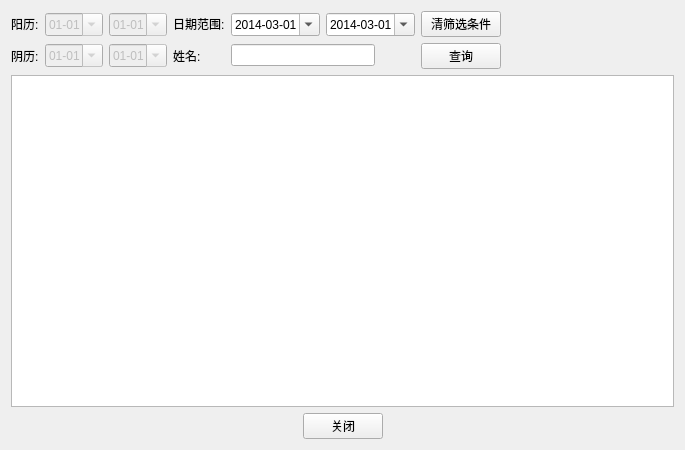
<?xml version="1.0" encoding="UTF-8"?>
<ui version="4.0">
 <class>ElderBirthday</class>
 <widget class="QWidget" name="ElderBirthday">
  <property name="geometry">
   <rect>
    <x>0</x>
    <y>0</y>
    <width>685</width>
    <height>450</height>
   </rect>
  </property>
  <property name="windowTitle">
   <string>Form</string>
  </property>
  <layout class="QGridLayout" name="gridLayout">
   <item row="0" column="0">
    <layout class="QVBoxLayout" name="verticalLayout_7">
     <item>
      <layout class="QHBoxLayout" name="horizontalLayout_4">
       <item>
        <layout class="QVBoxLayout" name="verticalLayout">
         <item>
          <widget class="QLabel" name="label_3">
           <property name="text">
            <string>阳历:</string>
           </property>
          </widget>
         </item>
         <item>
          <widget class="QLabel" name="label_4">
           <property name="text">
            <string>阴历:</string>
           </property>
          </widget>
         </item>
        </layout>
       </item>
       <item>
        <layout class="QVBoxLayout" name="verticalLayout_2">
         <item>
          <widget class="QDateEdit" name="dateEdit_solarStart">
           <property name="enabled">
            <bool>false</bool>
           </property>
           <property name="displayFormat">
            <string>MM-dd</string>
           </property>
           <property name="calendarPopup">
            <bool>true</bool>
           </property>
          </widget>
         </item>
         <item>
          <widget class="QDateEdit" name="dateEdit_lunarStart">
           <property name="enabled">
            <bool>false</bool>
           </property>
           <property name="displayFormat">
            <string>MM-dd</string>
           </property>
           <property name="calendarPopup">
            <bool>true</bool>
           </property>
          </widget>
         </item>
        </layout>
       </item>
       <item>
        <layout class="QVBoxLayout" name="verticalLayout_3">
         <item>
          <widget class="QDateEdit" name="dateEdit_solarEnd">
           <property name="enabled">
            <bool>false</bool>
           </property>
           <property name="displayFormat">
            <string>MM-dd</string>
           </property>
           <property name="calendarPopup">
            <bool>true</bool>
           </property>
          </widget>
         </item>
         <item>
          <widget class="QDateEdit" name="dateEdit_lunarEnd">
           <property name="enabled">
            <bool>false</bool>
           </property>
           <property name="displayFormat">
            <string>MM-dd</string>
           </property>
           <property name="calendarPopup">
            <bool>true</bool>
           </property>
          </widget>
         </item>
        </layout>
       </item>
       <item>
        <layout class="QVBoxLayout" name="verticalLayout_4">
         <item>
          <widget class="QLabel" name="label_2">
           <property name="text">
            <string>日期范围:</string>
           </property>
          </widget>
         </item>
         <item>
          <widget class="QLabel" name="label">
           <property name="text">
            <string>姓名:</string>
           </property>
          </widget>
         </item>
        </layout>
       </item>
       <item>
        <layout class="QVBoxLayout" name="verticalLayout_5">
         <item>
          <layout class="QHBoxLayout" name="horizontalLayout">
           <item>
            <widget class="QDateEdit" name="dateEdit_start">
             <property name="maximumDate">
              <date>
               <year>2050</year>
               <month>12</month>
               <day>31</day>
              </date>
             </property>
             <property name="minimumDate">
              <date>
               <year>2014</year>
               <month>3</month>
               <day>1</day>
              </date>
             </property>
             <property name="displayFormat">
              <string>yyyy-MM-dd</string>
             </property>
             <property name="calendarPopup">
              <bool>true</bool>
             </property>
            </widget>
           </item>
           <item>
            <widget class="QDateEdit" name="dateEdit_end">
             <property name="maximumDate">
              <date>
               <year>2050</year>
               <month>12</month>
               <day>31</day>
              </date>
             </property>
             <property name="minimumDate">
              <date>
               <year>2014</year>
               <month>3</month>
               <day>1</day>
              </date>
             </property>
             <property name="displayFormat">
              <string>yyyy-MM-dd</string>
             </property>
             <property name="calendarPopup">
              <bool>true</bool>
             </property>
            </widget>
           </item>
          </layout>
         </item>
         <item>
          <layout class="QHBoxLayout" name="horizontalLayout_3">
           <item>
            <widget class="QLineEdit" name="lineEdit">
             <property name="sizePolicy">
              <sizepolicy hsizetype="Preferred" vsizetype="Fixed">
               <horstretch>0</horstretch>
               <verstretch>0</verstretch>
              </sizepolicy>
             </property>
            </widget>
           </item>
           <item>
            <spacer name="horizontalSpacer">
             <property name="orientation">
              <enum>Qt::Horizontal</enum>
             </property>
             <property name="sizeType">
              <enum>QSizePolicy::Preferred</enum>
             </property>
             <property name="sizeHint" stdset="0">
              <size>
               <width>40</width>
               <height>20</height>
              </size>
             </property>
            </spacer>
           </item>
          </layout>
         </item>
        </layout>
       </item>
       <item>
        <layout class="QVBoxLayout" name="verticalLayout_6">
         <item>
          <widget class="QPushButton" name="btn_clear">
           <property name="text">
            <string>清筛选条件</string>
           </property>
          </widget>
         </item>
         <item>
          <widget class="QPushButton" name="btn_search">
           <property name="text">
            <string>查询</string>
           </property>
          </widget>
         </item>
        </layout>
       </item>
       <item>
        <spacer name="horizontalSpacer_4">
         <property name="orientation">
          <enum>Qt::Horizontal</enum>
         </property>
         <property name="sizeHint" stdset="0">
          <size>
           <width>40</width>
           <height>20</height>
          </size>
         </property>
        </spacer>
       </item>
      </layout>
     </item>
     <item>
      <widget class="QTableView" name="tableView"/>
     </item>
     <item>
      <layout class="QHBoxLayout" name="horizontalLayout_2">
       <item>
        <spacer name="horizontalSpacer_2">
         <property name="orientation">
          <enum>Qt::Horizontal</enum>
         </property>
         <property name="sizeHint" stdset="0">
          <size>
           <width>40</width>
           <height>20</height>
          </size>
         </property>
        </spacer>
       </item>
       <item>
        <widget class="QPushButton" name="btn_close">
         <property name="text">
          <string>关闭</string>
         </property>
        </widget>
       </item>
       <item>
        <spacer name="horizontalSpacer_3">
         <property name="orientation">
          <enum>Qt::Horizontal</enum>
         </property>
         <property name="sizeHint" stdset="0">
          <size>
           <width>40</width>
           <height>20</height>
          </size>
         </property>
        </spacer>
       </item>
      </layout>
     </item>
    </layout>
   </item>
  </layout>
 </widget>
 <resources/>
 <connections/>
</ui>
